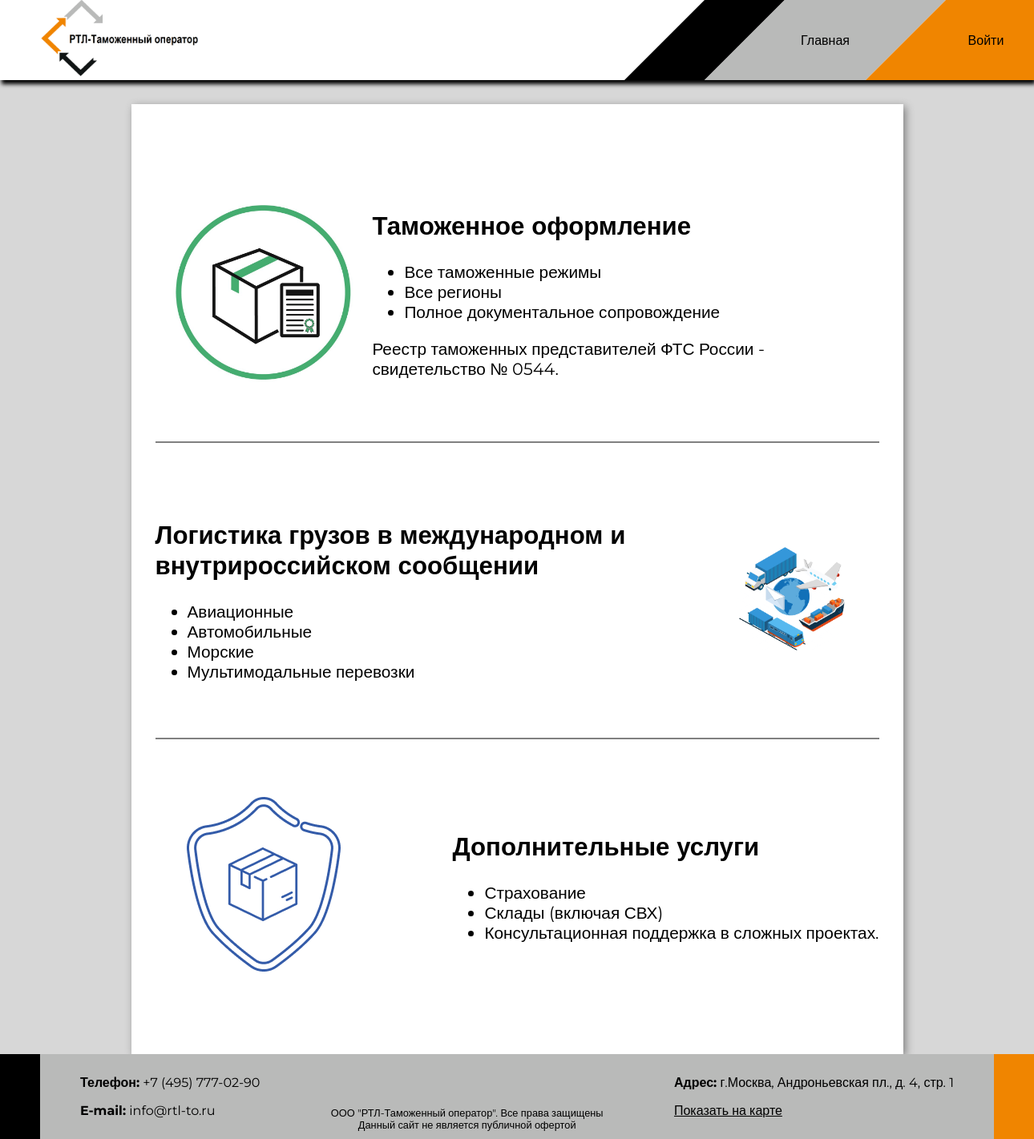
The page / on the database its author committed.
### static_pages/models.py (models this page shows, shortened)
class MainTextBlock(models.Model):
    title = models.CharField(max_length=150, verbose_name='Заголовок')
    body = RichTextField(verbose_name='Текст')
    img = models.ImageField(verbose_name='Изображение', blank=True, null=True, upload_to='images')
    class Meta:
        verbose_name = "блок главной страницы"
        verbose_name_plural = "Главная страница"

### static_pages/views.py (the view)
# urls.py: path('', home_view, name='home'),
def home_view(request):
    blocks = MainTextBlock.objects.all()
    return render(request, 'static_pages/home.html', {'blocks': blocks})

### static_pages/templates/static_pages/home.html
{% extends 'static_pages/base.html' %}
{% block 'content' %}
    <div class="static outer_view">
    {% for block in blocks %}
        <div class="main_block">
            <div class="main_text">
                <h2>{{ block.title }}</h2>
                <p>{{ block.body|safe }}</p>
            </div>
            {% if block.img %}
            <div class="main_img">
                <img src="{{ block.img.url }}">
            </div>
            {% endif %}
        </div>
    {% endfor %}
    </div>
{% endblock %}

### static/css/base.css (style rules this page uses)
html, body { height: 100%; margin: 0; max-width: 1920px; min-width: 1280px; font-family: Montserrat, sans-serif; }
body { display: flex; flex-direction: column; }
.outer_view { background-color: white; padding: 30px; box-shadow: 3px 3px 10px gray; }
.horizontal_tables_list td, .horizontal_tables_list td, { padding: 0 !important; padding-bottom: 10px !important; }

### static/css/statics.css (style rules this page uses)
.static { width: 70%; margin: auto; background-color: white; }
.main_block { width: 100%; padding: 50px 0; margin: 20px 0; display: flex; justify-content: space-between; align-items: center; border-bottom: 2px solid gray; font-size: 1.3em; }
.main_block:nth-last-child(1) { border: none }
.main_block:nth-child(odd) { flex-direction: row-reverse; }
.main_img { width: 335px; max-width: 30%; display: flex; justify-content: center }
.main_img img { max-width: 100% }

### rows shown on the page
MainTextBlock: title "Таможенное оформление", body "Все таможенные режимы Все регионы Полное документальное сопровождение Реестр таможенных представителей ФТС России - свидетельство № 0544.", img (picture)
MainTextBlock: title "Логистика грузов в международном и внутрироссийском сообщении", body "Авиационные Автомобильные Морские Мультимодальные перевозки", img (picture)
MainTextBlock: title "Дополнительные услуги", body "Страхование Склады (включая СВХ) Консультационная поддержка в сложных проектах.", img (picture)
